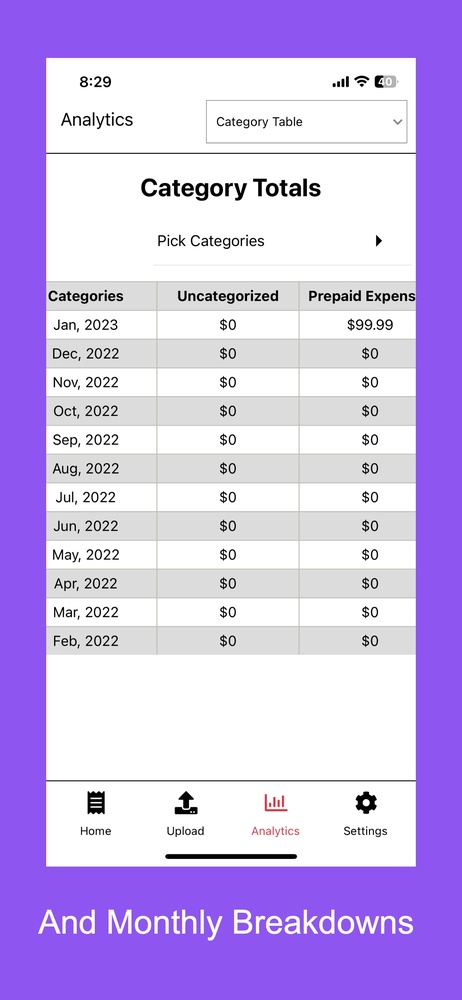
#> input picture testImages/test.jpg, 462 x 1000 px, shrunk from 1170 x 2532 before the run
$ python -i tesseract.py   (imports and definitions only)
#> lines starting #> are read from the running program, lines starting #| are printed output that depends on the picture; after the words box and inside, x2 and y2 are one past the last pixel; in counts of white or black regions, pixels touching at a corner belong together
import cv2
import numpy as np
import cv2
import pytesseract


def read_image(img, debug = False):
    # img = cv2.imread(imgPath)
    thr = remove_noise_and_smooth(img, debug=debug)
    custom_config = r'--oem 3 --psm 6'
    txt = pytesseract.image_to_string(thr,  config=custom_config)
    if debug:
        cv2.imshow('image',thr)
        cv2.waitKey(0)
        print("image", txt)

    return txt


def image_smoothening(img, debug = False):
    _, th1 = cv2.threshold(img, 135, 255, cv2.THRESH_BINARY)
    _, th2 = cv2.threshold(th1, 0, 255, cv2.THRESH_BINARY + cv2.THRESH_OTSU)
    blur = cv2.GaussianBlur(th2, (1, 1), 0)
    if debug:
        cv2.imshow('image',blur)
        cv2.waitKey(0)
    _, th3 = cv2.threshold(blur, 0, 255, cv2.THRESH_BINARY + cv2.THRESH_OTSU)
    return th3

def remove_noise_and_smooth(read_image, debug=False):
    img = get_grayscale(read_image)
    filtered = cv2.adaptiveThreshold(img, 255, cv2.ADAPTIVE_THRESH_MEAN_C, cv2.THRESH_BINARY, 9, 41)
    kernel = np.ones((1, 1), np.uint8)
    opening = cv2.morphologyEx(filtered, cv2.MORPH_OPEN, kernel)
    closing = cv2.morphologyEx(opening, cv2.MORPH_CLOSE, kernel)
    img = image_smoothening(img, debug=debug)
    #img = deskew(img)
    or_image = cv2.bitwise_or(img, closing)
    return or_image

# get grayscale image
def get_grayscale(image):
    return cv2.cvtColor(image, cv2.COLOR_BGR2GRAY)

# noise removal
def remove_noise(image):
    return cv2.medianBlur(image,5)

#thresholding
def thresholding(image):
    return cv2.threshold(image, 0, 255, cv2.THRESH_BINARY + cv2.THRESH_OTSU)[1]

#dilation
def dilate(image):
    kernel = np.ones((5,5),np.uint8)
    return cv2.dilate(image, kernel, iterations = 1)

#erosion
def erode(image):
    kernel = np.ones((5,5),np.uint8)
    return cv2.erode(image, kernel, iterations = 1)

#opening - erosion followed by dilation
def opening(image):
    kernel = np.ones((5,5),np.uint8)
    return cv2.morphologyEx(image, cv2.MORPH_OPEN, kernel)

#canny edge detection
def canny(image):
    return cv2.Canny(image, 100, 200)


# Calculate skew angle of an image
# [34 lines left out: functions getSkewAngle, rotateImage, not called in this run]

# Deskew image
def deskew(cvImage):
    angle = getSkewAngle(cvImage)
    return rotateImage(cvImage, -1.0 * angle)

>>> import cv2
>>> picture = cv2.imread('../testImages/test.jpg')
#> picture is the input picture: shape (1000, 462, 3); mean B, G, R 237.5, 184.1, 203.9
>>> result = read_image(picture)
#> in get_grayscale, `return cv2.cvtColor(image, cv2.COLOR_BGR2GRAY)`:
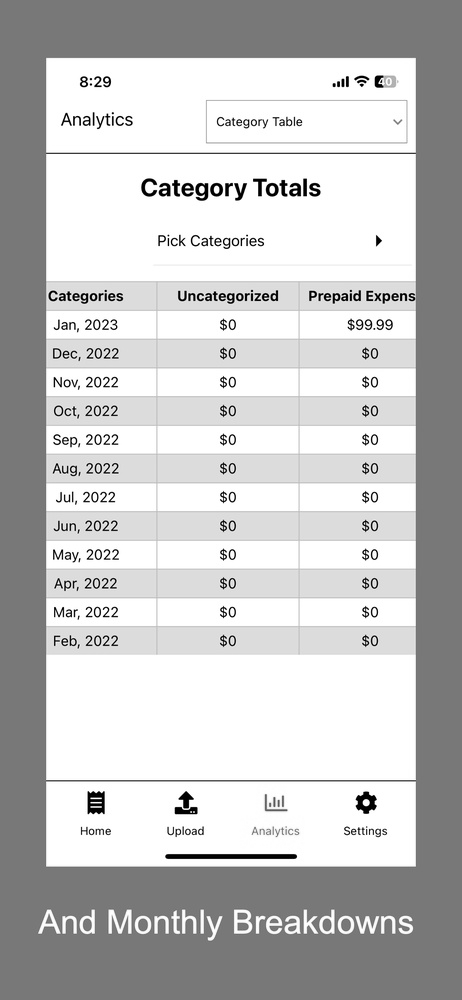
#> returned value: shape (1000, 462); min 0, max 255, mean 196.2
#> in remove_noise_and_smooth, `filtered = cv2.adaptiveThreshold(img, 255, cv2.ADAPTIVE_THRESH_MEAN_C,..`:
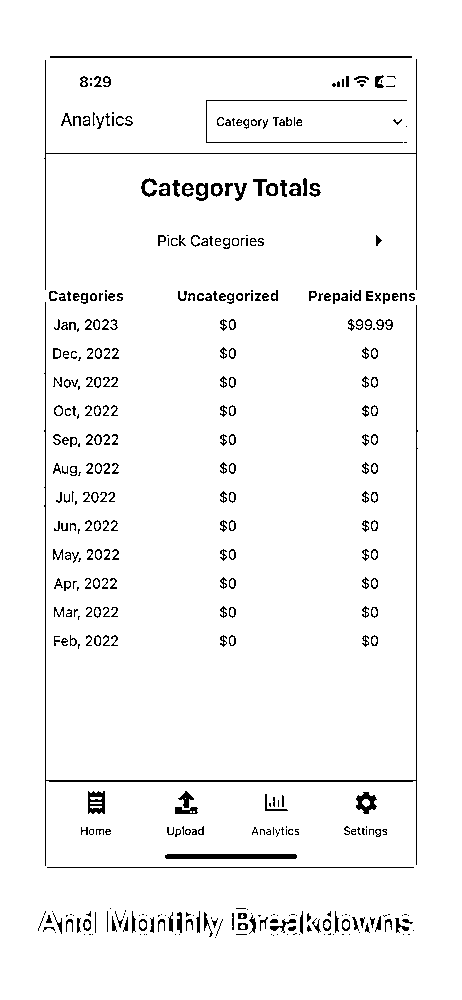
#> filtered: shape (1000, 462); 96.3% white; black in thin lines or dots, all inside (x1, y1, x2, y2) = (38, 56, 418, 938)
#> in image_smoothening, `_, th1 = cv2.threshold(img, 135, 255, cv2.THRESH_BINARY)`:
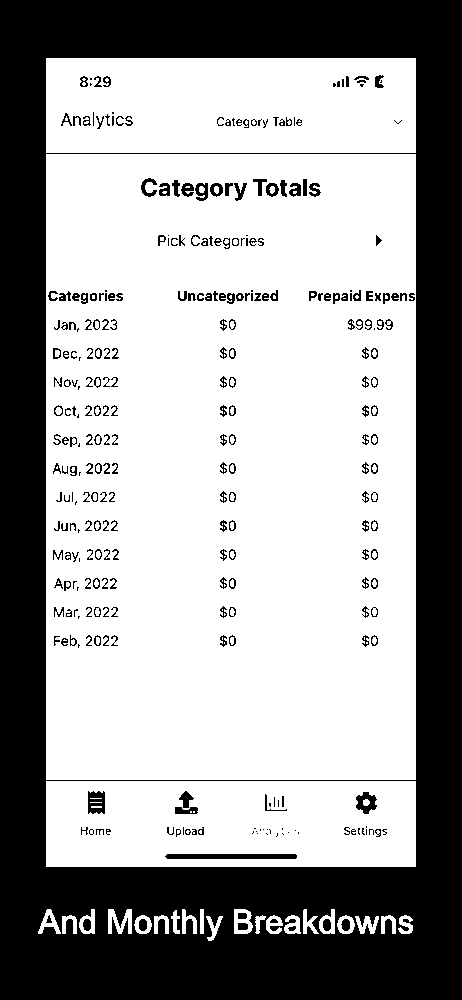
#> th1: shape (1000, 462); 63.2% white; 309 black regions (74 under 20 px), largest, box (x1, y1, x2, y2) and area: (0, 0, 462, 1000) 159009, (165, 854, 297, 859) 652, (88, 791, 105, 814) 315
#> in remove_noise_and_smooth, `or_image = cv2.bitwise_or(img, closing)`:
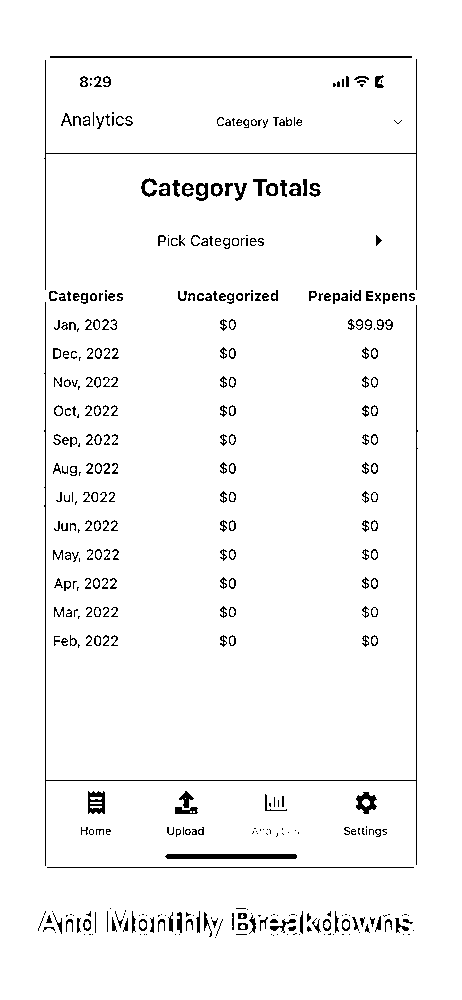
#> or_image: shape (1000, 462); 96.6% white; black in thin lines or dots, all inside (x1, y1, x2, y2) = (38, 56, 418, 938)
#> (the run stopped early here; a loop or call above may not have finished)
